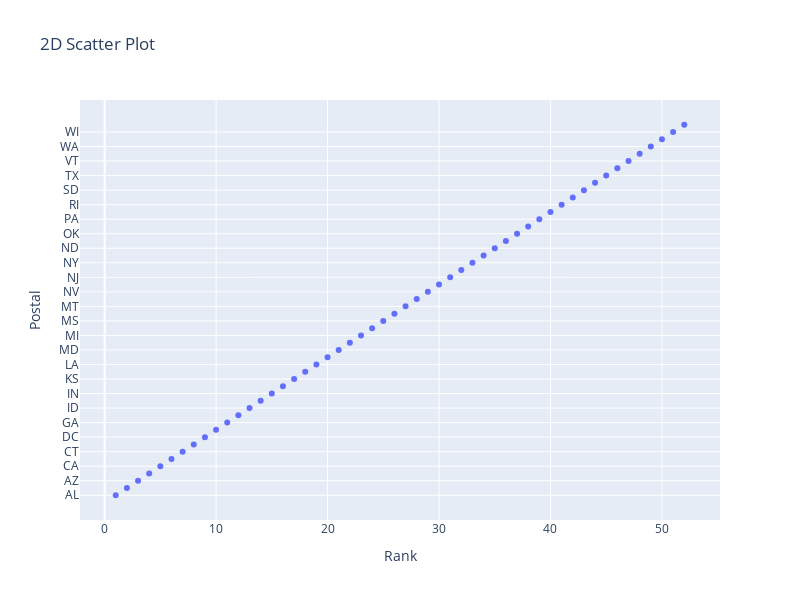

The code cell stored with this chart in its notebook:
### Code cell
fig = px.scatter(df, x = 'Rank', y = 'Postal',width=800, height=600,title="2D Scatter Plot")
fig.show()

### Figure 1 — Plotly figure (JSON) as saved in the notebook; plotly's stock layout.template omitted (floating-point values rounded to 4 significant figures)
{"data": [{"hovertemplate": "Rank=%{x}<br>Postal=%{y}<extra></extra>", "legendgroup": "", "marker": {"color": "#636efa", "symbol": "circle"}, "mode": "markers", "name": "", "orientation": "h", "showlegend": false, "type": "scatter", "x": [1, 2, 3, 4, 5, 6, 7, 8, 9, 10, 11, 12, 13, 14, 15, 16, 17, 18, 19, 20, 21, 22, 23, 24, 25, 26, 27, 28, 29, 30, 31, 32, 33, 34, 35, 36, 37, 38, 39, 40, 41, 42, 43, 44, 45, 46, 47, 48, 49, 50, 51, 52], "xaxis": "x", "y": ["AL", "AK", "AZ", "AR", "CA", "CO", "CT", "DE", "DC", "FL", "GA", "HI", "ID", "IL", "IN", "IA", "KS", "KY", "LA", "ME", "MD", "MA", "MI", "MN", "MS", "MO", "MT", "NE", "NV", "NH", "NJ", "NM", "NY", "NC", "ND", "OH", "OK", "OR", "PA", "PR", "RI", "SC", "SD", "TN", "TX", "UT", "VT", "VA", "WA", "WV", "WI", "WY"], "yaxis": "y"}], "layout": {"height": 600, "legend": {"tracegroupgap": 0}, "title": {"text": "2D Scatter Plot"}, "width": 800, "xaxis": {"anchor": "y", "domain": [0, 1], "title": {"text": "Rank"}}, "yaxis": {"anchor": "x", "domain": [0, 1], "title": {"text": "Postal"}}}}
